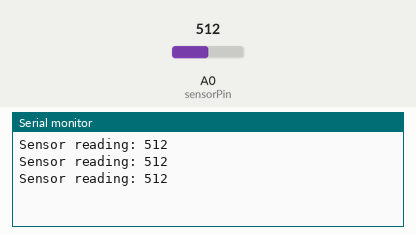
This sketch was run on a simulated Arduino Uno, built with avr-gcc and run on an emulated ATmega328P. On the bench: the last lines printed to the serial monitor. The test bench sets the inputs (shaded band); at power-on: A0 (sensorPin) = 512.

Above: at 1.3 s.
1.4 s: A0 (sensorPin) set to 716
At 1.9 s:
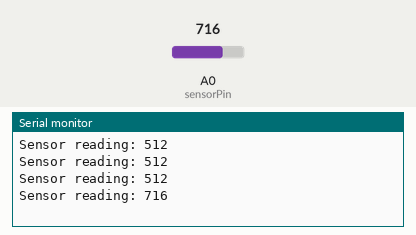
2.9 s: A0 (sensorPin) set to 900
At 3.4 s:
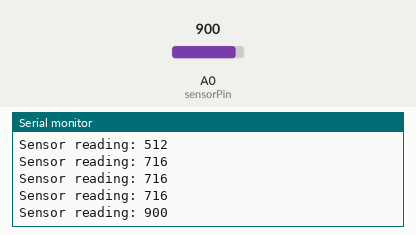
Timing chart, 0 to 5.9 s (numbered marks = the images above; inputs shaded):
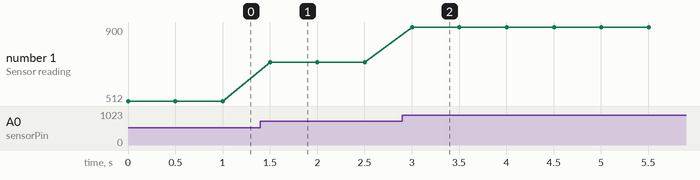

The sketch:

basic_sensor.ino
```cpp
// Pins
int sensorPin = A0;

void setup() {

  // Serial
  Serial.begin(115200);

}

void loop() {

  // Reading
  int sensorValue = analogRead(sensorPin);

  // Display
  Serial.print("Sensor reading: ");
  Serial.println(sensorValue);

  // Wait
  delay(500);

}
```

Measured:
- after the input at 1.4 s, the serial monitor: prints a new line after 0.10 s (image 1)
- after the input at 2.9 s, the serial monitor: prints a new line after 0.10 s (image 2)
- plotted number 1: 512 → 716 after the input at 1.4 s, 716 → 900 after the input at 2.9 s
